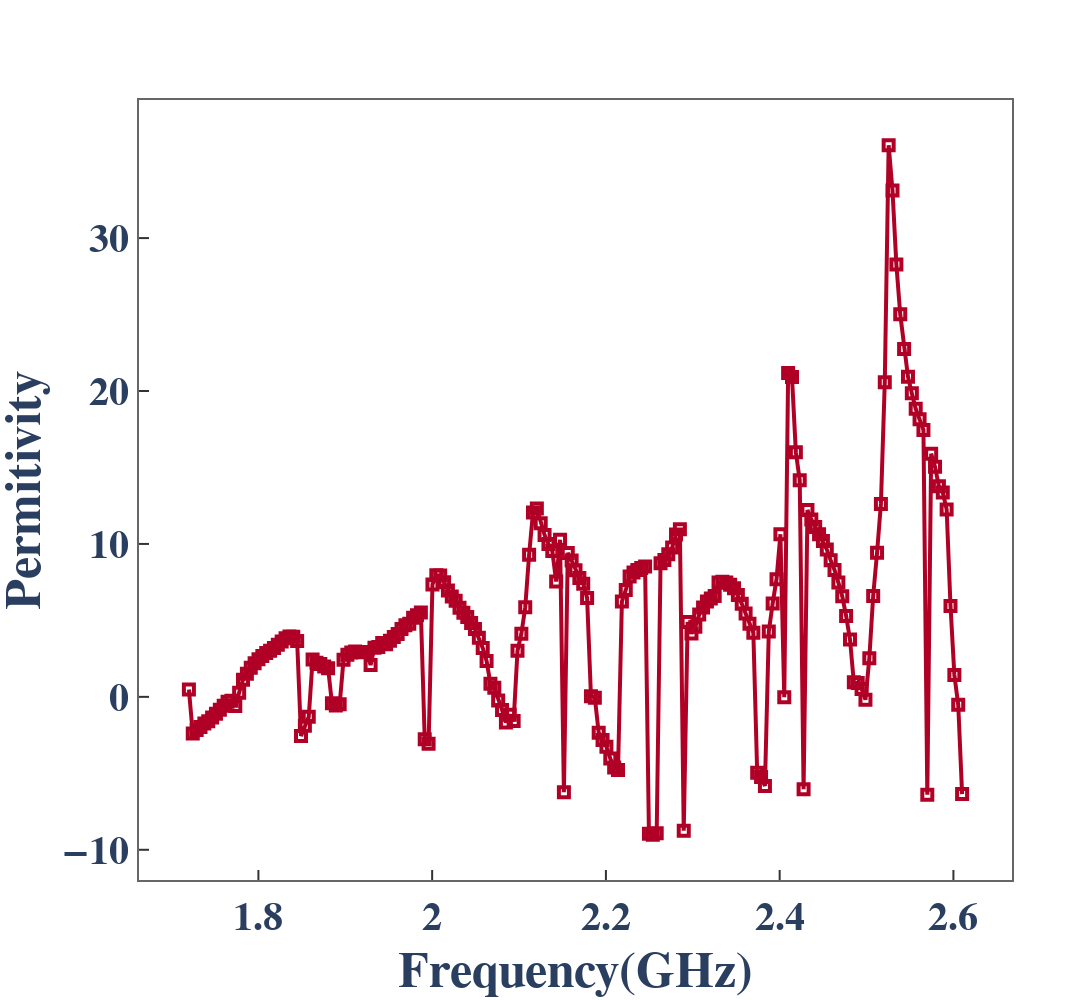
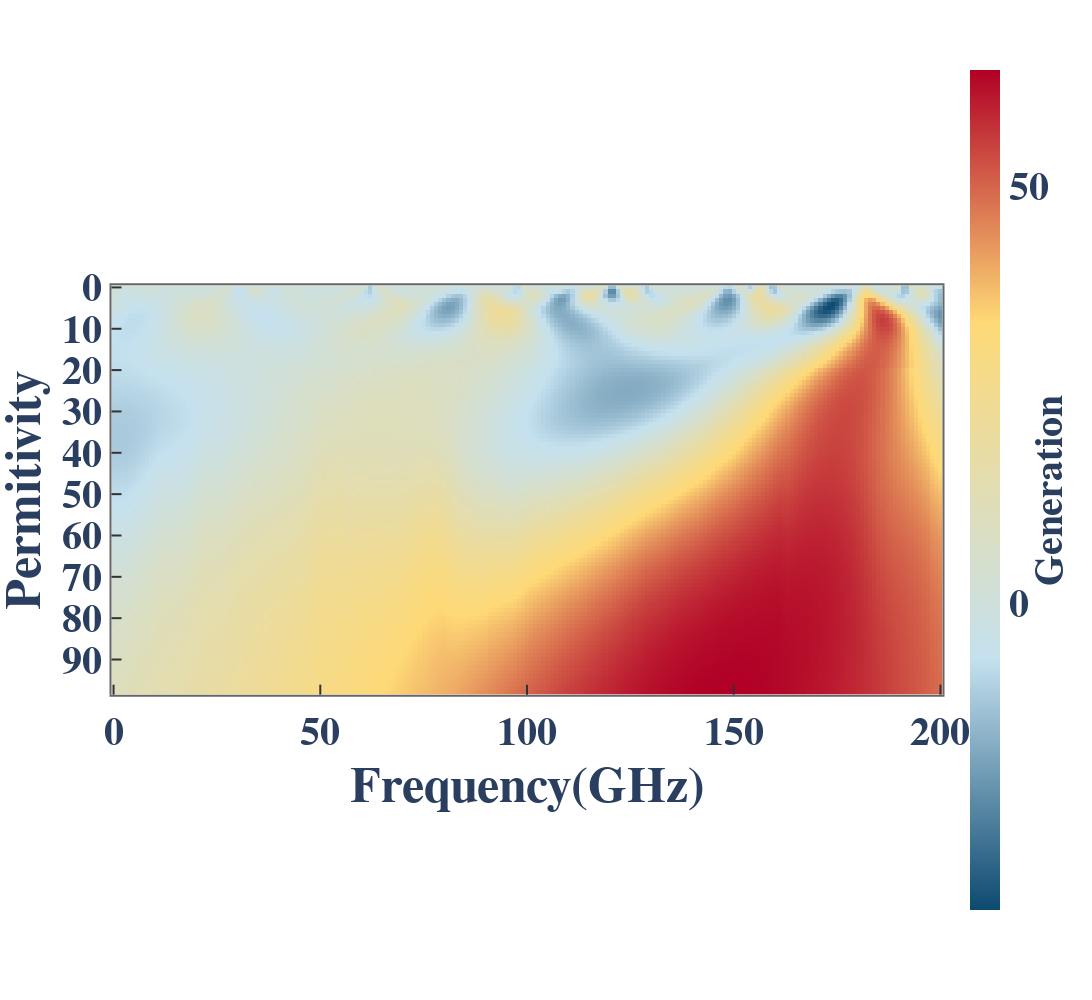

These figures' notebook cell, in order:
### Markdown cell above
# test2

### Code cell
import argparse as parse
import numpy as np
import plotly.graph_objects as go
import os

import permittivitycalc as pc
import src.plot_layout as plot_layout
import src.agent as agent
import scipy.signal as signal
import datetime
time=datetime.datetime.now().strftime('%Y-%m-%d-%H-%M-%S')
file_name = '/Volumes/tianjie 1/code/research/panglin_prj/data/test_2023_3_27/SL.s2p'

_l = 2.1
_airline = 'VAL'

net,airline = agent.get_airline(file_name,L=_l,airline=_airline,density=2.1,net_f_unit='ghz')
_dir = f'result/SL_{time}/{_airline}/{_l}'
# os.system('mkdir -p '+_dir)
x_ = net.f/1e9


ans = airline.avg_dielec
# ans = signal.savgol_filter(ans, 11, 3, mode='interp')
fig4 = agent.draw_common(y=[ans],x=[x_],name_list=['Permitivity'],x_title='Frequency(GHz)',y_title='Permitivity',show_legend=False)
fig4.show()

ans = signal.wavelets.cwt(ans, signal.ricker, np.arange(1, 100))
import plotly.express as px
px.imshow(ans).update_layout(plot_layout.layout).show()



# fig4 = agent.draw_common(y=[ans],x=[x_],name_list=['Permitivity'],x_title='Frequency(GHz)',y_title='Permitivity',show_legend=False)
# fig4.show()

### Figure 1 — Plotly figure (JSON) as saved in the notebook; plotly's stock layout.template omitted (floating-point values rounded to 4 significant figures; data arrays with more than 128 entries replaced by an {"elided": "..."} marker saying what was removed)
{"data": [{"line": {"color": "#B10026", "width": 4}, "marker": {"color": "#B10026", "line": {"width": 4}, "size": 10, "symbol": "square-open"}, "mode": "lines+markers", "name": "<b>Permitivity</b>", "type": "scatter", "x": {"elided": "201 float values"}, "y": {"elided": "201 float values"}}], "layout": {"coloraxis": {"colorbar": {"nticks": 5, "tickfont": {"family": "Times New Roman", "size": 40}, "ticklen": 10, "tickprefix": "<b>", "ticksuffix": "</b>", "tickwidth": 5, "title": {"font": {"size": 40}, "side": "right", "text": "<b>Generation"}}, "colorscale": [[0, "#0D4A70"], [0.3, "#C5E1EF"], [0.7, "#FED976"], [1, "#B10026"]], "showscale": true}, "font": {"family": "Times New Roman"}, "height": 1000, "legend": {"bgcolor": "#FFFFFF", "bordercolor": "#FFFFFF", "borderwidth": 2, "font": {"family": "Times New Roman", "size": 40}, "itemwidth": 50, "orientation": "h", "x": 0.01, "y": 1.1}, "plot_bgcolor": "#FFFFFF", "showlegend": false, "title": {"font": {"family": "Times New Roman", "size": 40}}, "width": 1200, "xaxis": {"anchor": "x", "gridcolor": "#ffffff", "linecolor": "#666666", "linewidth": 2, "mirror": true, "showgrid": true, "showline": true, "side": "bottom", "tickcolor": "#333333", "tickfont": {"size": 40}, "ticklen": 10, "tickprefix": "<b>", "ticks": "inside", "ticksuffix": "</b>", "tickwidth": 2, "title": {"font": {"family": "Times New Roman", "size": 50}, "text": "<b>Frequency(GHz)</b>"}, "zeroline": true}, "xaxis2": {"anchor": "x2", "linecolor": "#0072bd", "linewidth": 2, "showline": true, "side": "top", "tickcolor": "#0072bd", "tickfont": {"color": "#0072bd", "size": 40}, "ticklen": 10, "tickprefix": "<b>", "ticks": "inside", "ticksuffix": "</b>", "tickwidth": 2, "title": {"font": {"color": "#0072bd", "family": "Times New Roman", "size": 50}, "text": "Poisson's Ratio"}, "zeroline": true}, "yaxis": {"anchor": "y", "linecolor": "#666666", "linewidth": 2, "mirror": true, "showline": true, "side": "left", "tickcolor": "#333333", "tickfont": {"size": 40}, "ticklen": 10, "tickprefix": "<b>", "ticks": "inside", "ticksuffix": "</b>", "tickwidth": 2, "title": {"font": {"family": "Times New Roman", "size": 50}, "text": "<b>Permitivity</b>"}, "zeroline": true}, "yaxis2": {"anchor": "y2", "linecolor": "#991f17", "linewidth": 2, "overlaying": "y", "showline": true, "side": "right", "tickcolor": "#991f17", "tickfont": {"color": "#991f17", "size": 40}, "ticklen": 10, "tickprefix": "<b>", "ticks": "inside", "ticksuffix": "</b>", "tickwidth": 2, "title": {"font": {"color": "#991f17", "family": "Times New Roman", "size": 50}, "text": "Poisson's Ratio"}, "zeroline": true}}}

### Figure 2 — Plotly figure (JSON) as saved in the notebook; plotly's stock layout.template omitted (floating-point values rounded to 4 significant figures; data arrays with more than 128 entries replaced by an {"elided": "..."} marker saying what was removed)
{"data": [{"coloraxis": "coloraxis", "hovertemplate": "x: %{x}<br>y: %{y}<br>color: %{z}<extra></extra>", "name": "0", "type": "heatmap", "xaxis": "x", "yaxis": "y", "z": {"elided": "99x201 float values"}}], "layout": {"coloraxis": {"colorbar": {"nticks": 5, "tickfont": {"family": "Times New Roman", "size": 40}, "ticklen": 10, "tickprefix": "<b>", "ticksuffix": "</b>", "tickwidth": 5, "title": {"font": {"size": 40}, "side": "right", "text": "<b>Generation"}}, "colorscale": [[0, "#0D4A70"], [0.3, "#C5E1EF"], [0.7, "#FED976"], [1, "#B10026"]], "showscale": true}, "font": {"family": "Times New Roman"}, "height": 1000, "legend": {"bgcolor": "#FFFFFF", "bordercolor": "#FFFFFF", "borderwidth": 2, "font": {"family": "Times New Roman", "size": 40}, "itemwidth": 50, "orientation": "h", "x": 0.01, "y": 1.1}, "margin": {"t": 60}, "plot_bgcolor": "#FFFFFF", "showlegend": false, "title": {"font": {"family": "Times New Roman", "size": 40}}, "width": 1200, "xaxis": {"anchor": "x", "constrain": "domain", "domain": [0, 1], "gridcolor": "#ffffff", "linecolor": "#666666", "linewidth": 2, "mirror": true, "scaleanchor": "y", "showgrid": true, "showline": true, "side": "bottom", "tickcolor": "#333333", "tickfont": {"size": 40}, "ticklen": 10, "tickprefix": "<b>", "ticks": "inside", "ticksuffix": "</b>", "tickwidth": 2, "title": {"font": {"family": "Times New Roman", "size": 50}, "text": "<b>Frequency(GHz)</b>"}, "zeroline": true}, "xaxis2": {"anchor": "x2", "linecolor": "#0072bd", "linewidth": 2, "showline": true, "side": "top", "tickcolor": "#0072bd", "tickfont": {"color": "#0072bd", "size": 40}, "ticklen": 10, "tickprefix": "<b>", "ticks": "inside", "ticksuffix": "</b>", "tickwidth": 2, "title": {"font": {"color": "#0072bd", "family": "Times New Roman", "size": 50}, "text": "Poisson's Ratio"}, "zeroline": true}, "yaxis": {"anchor": "y", "autorange": "reversed", "constrain": "domain", "domain": [0, 1], "linecolor": "#666666", "linewidth": 2, "mirror": true, "showline": true, "side": "left", "tickcolor": "#333333", "tickfont": {"size": 40}, "ticklen": 10, "tickprefix": "<b>", "ticks": "inside", "ticksuffix": "</b>", "tickwidth": 2, "title": {"font": {"family": "Times New Roman", "size": 50}, "text": "<b>Permitivity</b>"}, "zeroline": true}, "yaxis2": {"anchor": "y2", "linecolor": "#991f17", "linewidth": 2, "overlaying": "y", "showline": true, "side": "right", "tickcolor": "#991f17", "tickfont": {"color": "#991f17", "size": 40}, "ticklen": 10, "tickprefix": "<b>", "ticks": "inside", "ticksuffix": "</b>", "tickwidth": 2, "title": {"font": {"color": "#991f17", "family": "Times New Roman", "size": 50}, "text": "Poisson's Ratio"}, "zeroline": true}}}
